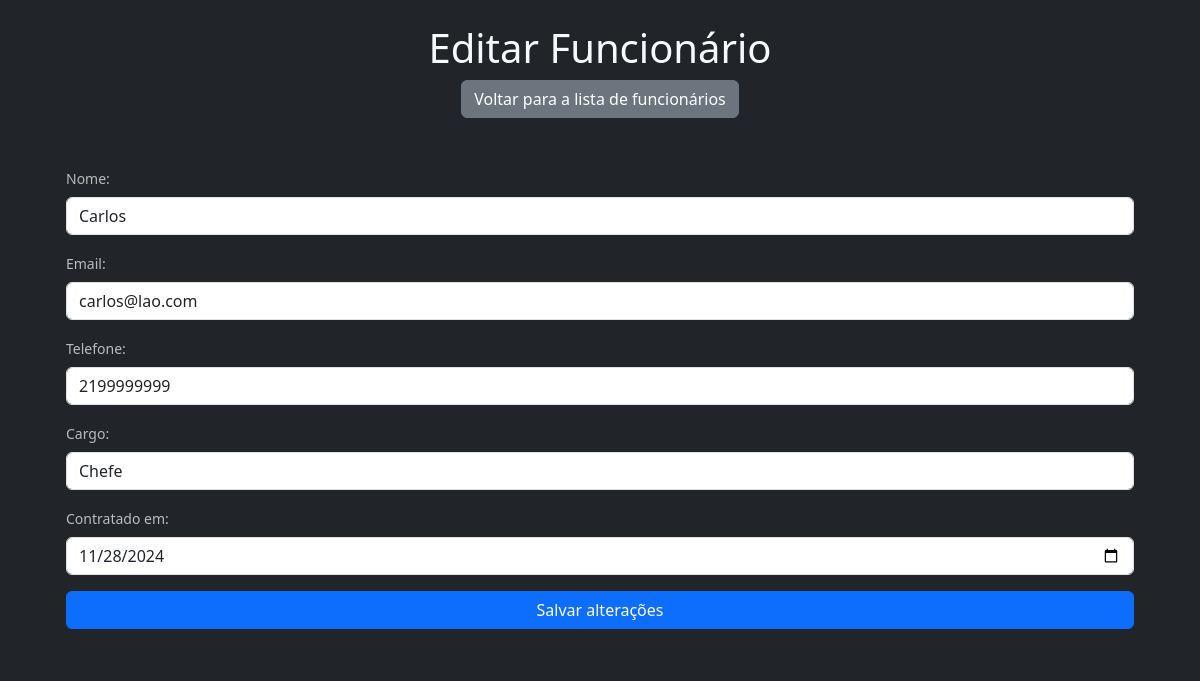
Page /edit/2 on the committed database.
### tables this page shows
CREATE TABLE "Funcionarios" (
	"id"	INTEGER,
	"name"	TEXT NOT NULL,
	"email"	TEXT NOT NULL,
	"tel"	TEXT NOT NULL,
	"cargo"	TEXT NOT NULL,
	"contratado_em"	TEXT NOT NULL,
	PRIMARY KEY("id" AUTOINCREMENT)
);

### app_com_sqlite.py (the view, shortened to what this page needs)
@app.route('/edit/<id>', methods=['GET', 'POST'])
def edit(id):
    conn = db_connection()
    cursor = conn.cursor()
    cursor.execute('SELECT * FROM Funcionarios WHERE id = ?', (id,))
    funcionario = cursor.fetchone()
    if not funcionario:
        return redirect(url_for('index'))
    conn.close()
    return render_template('edit.html', funcionario=funcionario)

### app_com_sqlite.py (called while the page is built)
def db_connection():
    conn = sqlite3.connect('databasedb.sqlite')  # Nome do arquivo SQLite
    conn.row_factory = sqlite3.Row  # Permite acessar os resultados como dicionários
    return conn

### templates/edit.html (shortened to what this page needs)
<!DOCTYPE html>
<html lang="pt-BR">
<head>
    <link rel="stylesheet" href="{{ url_for('static', filename='edit.css') }}">
    <link href="https://cdn.jsdelivr.net/npm/bootstrap@5.3.0-alpha1/dist/css/bootstrap.min.css" rel="stylesheet">
</head>
<body class="bg-dark text-light">
    <div class="container mt-4">
        <h1 class="text-center">Editar Funcionário</h1>
        <div class="text-center mb-4">
            <a href="{{ url_for('index') }}" class="btn btn-secondary">Voltar para a lista de funcionários</a>
        </div>
        <form method="POST" class="bg-dark p-4 rounded">
            <div class="mb-3">
                <label for="name" class="form-label">Nome:</label>
                <input type="text" class="form-control" id="name" name="name" value="{{ funcionario['name'] }}" required>
            </div>
            <div class="mb-3">
                <label for="email" class="form-label">Email:</label>
                <input type="email" class="form-control" id="email" name="email" value="{{ funcionario['email'] }}" required>
            </div>
            <div class="mb-3">
                <label for="tel" class="form-label">Telefone:</label>
                <input type="text" class="form-control" id="tel" name="tel" value="{{ funcionario['tel'] }}" required>
            </div>
            <div class="mb-3">
                <label for="cargo" class="form-label">Cargo:</label>
                <input type="text" class="form-control" id="cargo" name="cargo" value="{{ funcionario['cargo'] }}" required>
            </div>
            <div class="mb-3">
                <label for="contratado_em" class="form-label">Contratado em:</label>
                <input type="date" class="form-control" id="contratado_em" name="contratado_em" value="{{ funcionario['contratado_em'] }}" required>
            </div>
            <button type="submit" class="btn btn-primary w-100">Salvar alterações</button>
        </form>
    </div>
</body>
</html>

### static/edit.css (style rules this page uses)
body { font-family: 'Arial', sans-serif; background-color: #121212; color: #f5f5f5; margin: 0; }
a { text-decoration: none; color: #1abc9c; font-weight: bold; }
form { background-color: #222; color: #f5f5f5; border-radius: 8px; padding: 20px; margin-top: 20px; }
form label { font-size: 14px; color: #bbb; }
form input { background-color: #333; color: #f5f5f5; border: 2px solid #444; padding: 10px; border-radius: 5px; width: 100%; }
form button { background-color: #e74c3c; color: white; border: none; border-radius: 5px; padding: 12px 20px; cursor: pointer; font-size: 16px; width: 100%; transition: background-color 0.3s ease, transform 0.2s ease; }

### rows in the picture
Funcionarios: name "Carlos", email "carlos@lao.com", tel "2199999999", cargo "Chefe", contratado_em "11/28/2024"
